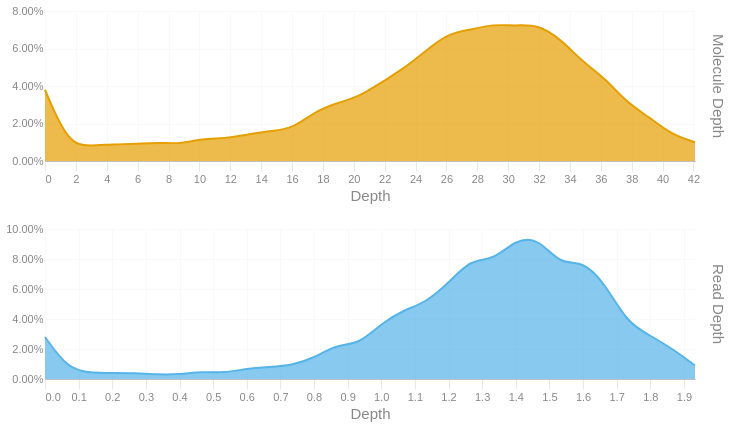

This figure's notebook cell:
### Code cell
readdep = depth_hist(tb['Read Depth'], q99, 3)
readdep = readdep.with_columns(pl.lit('Read Depth').alias('Metric'))
if not SKIPLR:
    moldep = depth_hist(tb['Molecule Depth'], mol_q99, 1)
    moldep = moldep.with_columns(pl.lit('Molecule Depth').alias('Metric'))
    _hist = pl.concat([readdep, moldep])
    _hist = _hist.filter(pl.col('Proportion') != 0)
    with SafeRender(_hist):
        (
            alt.Chart(_hist)        
            .mark_area(interpolate = "basis")
            .encode(
                x=alt.X('Bin:Q').scale(domainMin=0).axis(alt.Axis(title='Depth')),
                y = alt.Y('Proportion:Q', title = None).axis(format = '.2%'),
                color = alt.Color('Metric:N').legend(None),
                row = alt.Row("Metric:N").header(title = None, labelOrient = 'right'),
                tooltip = [
                    alt.Tooltip("Metric:N", title = "Metric"),
                    alt.Tooltip('Interval:N', title = "Depth Interval"),
                    alt.Tooltip('Proportion:Q', title = "% Alignments").format('.2%')
                ]
            )
            .resolve_scale(x='independent', y='independent')
            .properties(
                height = 150, width = 650,
                usermeta={'embedOptions': {'downloadFileName': f'{samplename}.depth.hist'}}
            )
        ).display()
else:
    readdep = readdep.filter(pl.col('Proportion') != 0)
    with SafeRender(readdep):
        (
            alt.Chart(readdep)        
            .mark_area(interpolate = "basis")
            .encode(
                x=alt.X('Bin:Q').scale(domainMin=0).axis(alt.Axis(title='Depth')),
                y = alt.Y('Proportion:Q', title = None).axis(format = '.2%'),
                tooltip = [
                    alt.Tooltip('Interval:N', title = "Depth Interval"),
                    alt.Tooltip('Proportion:Q', title = "% Alignments").format('.2%')
                ]
            )
            .properties(
                usermeta={'embedOptions': {'downloadFileName': f'{samplename}.depth.hist'}}
            )
        ).display()

### Figure 1 — Vega-Lite specification as saved in the notebook (floating-point values rounded to 4 significant figures)
{"width": 650, "height": 150, "config": {"title": {"anchor": "start", "dy": -15, "fontSize": 18, "color": "#888888", "subtitleColor": "#888888", "subtitleFontSize": 14}, "arc": {"fill": "#0072B2"}, "axis": {"domainColor": "#888888", "domainWidth": 0.5, "gridWidth": 0.2, "grid": false, "titleFontWeight": 400, "titleFontSize": 15, "labelFontSize": 11, "labelColor": "#888888", "tickColor": "#888888", "tickWidth": 0.2, "titleColor": "#888888"}, "axisBand": {"grid": false}, "axisX": {"grid": true, "tickSize": 10, "domainCap": "round"}, "axisY": {"domain": false, "grid": true, "tickSize": 0, "domainCap": "round"}, "background": "transparent", "header": {"labelFontSize": 15, "labelColor": "#888888", "titleFontSize": 15, "titleFontWeight": 600, "titleColor": "#888888"}, "legend": {"labelFont": "sans-serif", "labelFontSize": 12, "labelColor": "#888888", "symbolSize": 100, "symbolType": "circle", "titleFontSize": 12, "titlePadding": 10, "titleColor": "#888888", "title": null}, "range": {"category": ["#E69F00", "#56B4E9", "#009E73", "#F0E442", "#0072B2", "#D55E00", "#CC79A7", "#000000"], "diverging": ["#cfe8f3", "#a2d4ec", "#73bfe2", "#46abdb", "#1696d2", "#12719e"]}, "area": {"fill": "#0072B2", "fillOpacity": 0.7, "line": true, "strokeOpacity": 0.7}, "line": {"color": "#0072B2", "stroke": "#0072B2", "strokeWidth": 2}, "trail": {"color": "#0072B2", "stroke": "#0072B2", "strokeWidth": 0, "size": 1}, "point": {"filled": true, "fillOpacity": 1.0, "size": 95}, "text": {"color": "#888888", "fontSize": 11, "align": "right", "fontWeight": 400, "size": 11}, "bar": {"fill": "#0072B2", "stroke": null}, "view": {"stroke": null, "continuousWidth": 660, "continuousHeight": 400}}, "data": {"name": "data-ca502b7fafac2f64526020e458fd885c"}, "mark": {"type": "area", "interpolate": "basis"}, "encoding": {"color": {"field": "Metric", "legend": null, "type": "nominal"}, "row": {"field": "Metric", "header": {"title": null, "labelOrient": "right"}, "type": "nominal"}, "tooltip": [{"field": "Metric", "title": "Metric", "type": "nominal"}, {"field": "Interval", "title": "Depth Interval", "type": "nominal"}, {"field": "Proportion", "format": ".2%", "title": "% Alignments", "type": "quantitative"}], "x": {"axis": {"title": "Depth"}, "field": "Bin", "scale": {"domainMin": 0}, "type": "quantitative"}, "y": {"axis": {"format": ".2%"}, "field": "Proportion", "title": null, "type": "quantitative"}}, "resolve": {"scale": {"x": "independent", "y": "independent"}}, "usermeta": {"embedOptions": {"downloadFileName": "S3_Waccamaw_1716.depth.hist"}}, "$schema": "https://vega.github.io/schema/vega-lite/v6.1.0.json", "datasets": {"data-ca502b7fafac2f64526020e458fd885c": [{"Bin": 0.0, "Interval": "0.0-0.067", "Proportion": 0.028, "Metric": "Read Depth"}, {"Bin": 0.067, "Interval": "0.067-0.133", "Proportion": 0.007, "Metric": "Read Depth"}, {"Bin": 0.133, "Interval": "0.133-0.2", "Proportion": 0.004, "Metric": "Read Depth"}, {"Bin": 0.2, "Interval": "0.2-0.267", "Proportion": 0.004, "Metric": "Read Depth"}, {"Bin": 0.267, "Interval": "0.267-0.333", "Proportion": 0.004, "Metric": "Read Depth"}, {"Bin": 0.333, "Interval": "0.333-0.4", "Proportion": 0.003, "Metric": "Read Depth"}, {"Bin": 0.4, "Interval": "0.4-0.467", "Proportion": 0.003, "Metric": "Read Depth"}, {"Bin": 0.467, "Interval": "0.467-0.533", "Proportion": 0.005, "Metric": "Read Depth"}, {"Bin": 0.533, "Interval": "0.533-0.6", "Proportion": 0.004, "Metric": "Read Depth"}, {"Bin": 0.6, "Interval": "0.6-0.667", "Proportion": 0.007, "Metric": "Read Depth"}, {"Bin": 0.667, "Interval": "0.667-0.733", "Proportion": 0.008, "Metric": "Read Depth"}, {"Bin": 0.733, "Interval": "0.733-0.8", "Proportion": 0.009, "Metric": "Read Depth"}, {"Bin": 0.8, "Interval": "0.8-0.867", "Proportion": 0.014, "Metric": "Read Depth"}, {"Bin": 0.867, "Interval": "0.867-0.933", "Proportion": 0.023, "Metric": "Read Depth"}, {"Bin": 0.933, "Interval": "0.933-1.0", "Proportion": 0.023, "Metric": "Read Depth"}, {"Bin": 1.0, "Interval": "1.0-1.067", "Proportion": 0.037, "Metric": "Read Depth"}, {"Bin": 1.067, "Interval": "1.067-1.133", "Proportion": 0.046, "Metric": "Read Depth"}, {"Bin": 1.133, "Interval": "1.133-1.2", "Proportion": 0.051, "Metric": "Read Depth"}, {"Bin": 1.2, "Interval": "1.2-1.267", "Proportion": 0.064, "Metric": "Read Depth"}, {"Bin": 1.267, "Interval": "1.267-1.333", "Proportion": 0.08, "Metric": "Read Depth"}, {"Bin": 1.333, "Interval": "1.333-1.4", "Proportion": 0.079, "Metric": "Read Depth"}, {"Bin": 1.4, "Interval": "1.4-1.467", "Proportion": 0.093, "Metric": "Read Depth"}, {"Bin": 1.467, "Interval": "1.467-1.533", "Proportion": 0.094, "Metric": "Read Depth"}, {"Bin": 1.533, "Interval": "1.533-1.6", "Proportion": 0.076, "Metric": "Read Depth"}, {"Bin": 1.6, "Interval": "1.6-1.667", "Proportion": 0.079, "Metric": "Read Depth"}, {"Bin": 1.667, "Interval": "1.667-1.733", "Proportion": 0.063, "Metric": "Read Depth"}, {"Bin": 1.733, "Interval": "1.733-1.8", "Proportion": 0.037, "Metric": "Read Depth"}, {"Bin": 1.8, "Interval": "1.8-1.867", "Proportion": 0.029, "Metric": "Read Depth"}, {"Bin": 1.867, "Interval": "1.867-1.933", "Proportion": 0.02, "Metric": "Read Depth"}, {"Bin": 1.933, "Interval": "1.933-2.0", "Proportion": 0.009, "Metric": "Read Depth"}, {"Bin": 0.0, "Interval": "0.0-1.5", "Proportion": 0.038, "Metric": "Molecule Depth"}, {"Bin": 1.5, "Interval": "1.5-2.9", "Proportion": 0.009, "Metric": "Molecule Depth"}, {"Bin": 2.9, "Interval": "2.9-4.4", "Proportion": 0.008, "Metric": "Molecule Depth"}, {"Bin": 4.4, "Interval": "4.4-5.8", "Proportion": 0.009, "Metric": "Molecule Depth"}, {"Bin": 5.8, "Interval": "5.8-7.3", "Proportion": 0.009, "Metric": "Molecule Depth"}, {"Bin": 7.3, "Interval": "7.3-8.7", "Proportion": 0.01, "Metric": "Molecule Depth"}, {"Bin": 8.7, "Interval": "8.7-10.2", "Proportion": 0.009, "Metric": "Molecule Depth"}, {"Bin": 10.2, "Interval": "10.2-11.6", "Proportion": 0.012, "Metric": "Molecule Depth"}, {"Bin": 11.6, "Interval": "11.6-13.1", "Proportion": 0.012, "Metric": "Molecule Depth"}, {"Bin": 13.1, "Interval": "13.1-14.5", "Proportion": 0.014, "Metric": "Molecule Depth"}, {"Bin": 14.5, "Interval": "14.5-16.0", "Proportion": 0.016, "Metric": "Molecule Depth"}, {"Bin": 16.0, "Interval": "16.0-17.4", "Proportion": 0.017, "Metric": "Molecule Depth"}, {"Bin": 17.4, "Interval": "17.4-18.9", "Proportion": 0.026, "Metric": "Molecule Depth"}, {"Bin": 18.9, "Interval": "18.9-20.3", "Proportion": 0.031, "Metric": "Molecule Depth"}, {"Bin": 20.3, "Interval": "20.3-21.8", "Proportion": 0.034, "Metric": "Molecule Depth"}, {"Bin": 21.8, "Interval": "21.8-23.2", "Proportion": 0.042, "Metric": "Molecule Depth"}, {"Bin": 23.2, "Interval": "23.2-24.7", "Proportion": 0.049, "Metric": "Molecule Depth"}, {"Bin": 24.7, "Interval": "24.7-26.1", "Proportion": 0.059, "Metric": "Molecule Depth"}, {"Bin": 26.1, "Interval": "26.1-27.6", "Proportion": 0.068, "Metric": "Molecule Depth"}, {"Bin": 27.6, "Interval": "27.6-29.0", "Proportion": 0.07, "Metric": "Molecule Depth"}, {"Bin": 29.0, "Interval": "29.0-30.5", "Proportion": 0.073, "Metric": "Molecule Depth"}, {"Bin": 30.5, "Interval": "30.5-31.9", "Proportion": 0.072, "Metric": "Molecule Depth"}, {"Bin": 31.9, "Interval": "31.9-33.4", "Proportion": 0.073, "Metric": "Molecule Depth"}, {"Bin": 33.4, "Interval": "33.4-34.8", "Proportion": 0.065, "Metric": "Molecule Depth"}, {"Bin": 34.8, "Interval": "34.8-36.3", "Proportion": 0.053, "Metric": "Molecule Depth"}, {"Bin": 36.3, "Interval": "36.3-37.7", "Proportion": 0.044, "Metric": "Molecule Depth"}, {"Bin": 37.7, "Interval": "37.7-39.2", "Proportion": 0.031, "Metric": "Molecule Depth"}, {"Bin": 39.2, "Interval": "39.2-40.6", "Proportion": 0.023, "Metric": "Molecule Depth"}, {"Bin": 40.6, "Interval": "40.6-42.1", "Proportion": 0.014, "Metric": "Molecule Depth"}, {"Bin": 42.1, "Interval": "42.1-43.54", "Proportion": 0.01, "Metric": "Molecule Depth"}]}}
